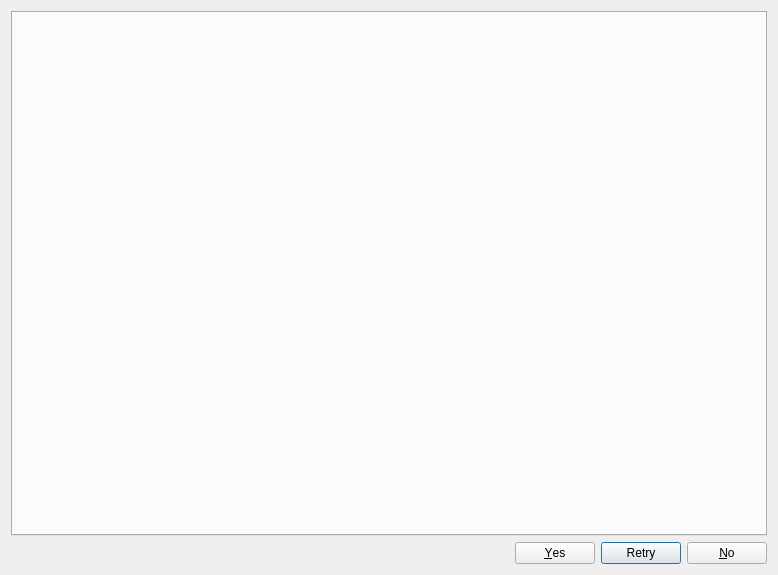
<?xml version="1.0" encoding="UTF-8"?>
<ui version="4.0">
 <class>CalcCPDlg</class>
 <widget class="QDialog" name="CalcCPDlg">
  <property name="geometry">
   <rect>
    <x>0</x>
    <y>0</y>
    <width>778</width>
    <height>575</height>
   </rect>
  </property>
  <property name="windowTitle">
   <string>CP Calculation</string>
  </property>
  <layout class="QGridLayout" name="gridLayout">
   <item row="0" column="0">
    <widget class="QTabWidget" name="tabCP"/>
   </item>
   <item row="1" column="0">
    <widget class="QDialogButtonBox" name="buttonBox">
     <property name="standardButtons">
      <set>QDialogButtonBox::No|QDialogButtonBox::Retry|QDialogButtonBox::Yes</set>
     </property>
    </widget>
   </item>
  </layout>
 </widget>
 <resources/>
 <connections/>
</ui>
